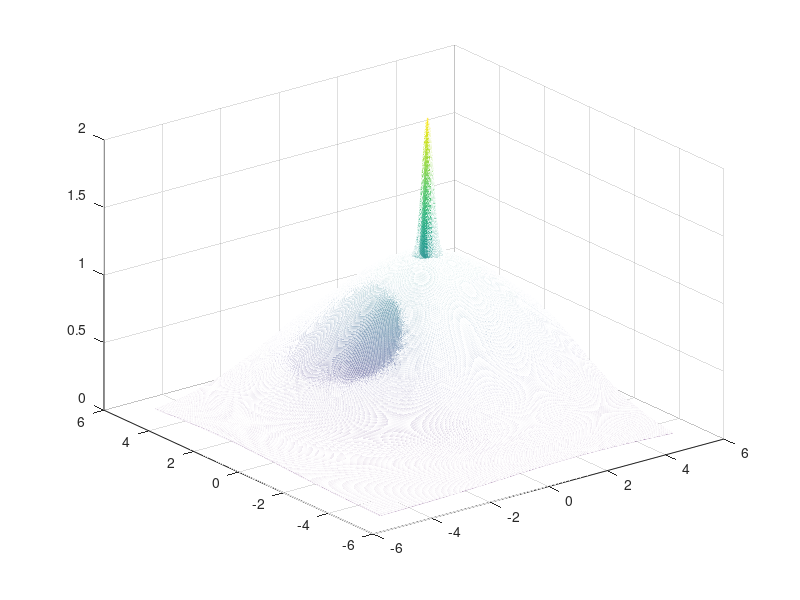

Write the MATLAB code that produced this figure.
%% Gradient plot

[X, Y] = meshgrid(linspace(-5,5,1e3), linspace(-5,5,1e3));

x_p = -5:.1:2;
y_p = -5:.1:2;

x_g = 2;
y_g = 2;

sigma_g = 4;
sigma_p = 0.2;
for i = 1:length(x_p);
    grad1 = 1*exp(-((X-x_g).^2./sigma_g^2+(Y-y_g).^2./sigma_g^2));
    grad2 = exp(-((X-x_p(i)).^2./sigma_p^2+(Y-y_p(i)).^2./sigma_p^2));

    figure(1), clf
    mesh(X,Y,grad1+grad2)
    pause(.01)
end